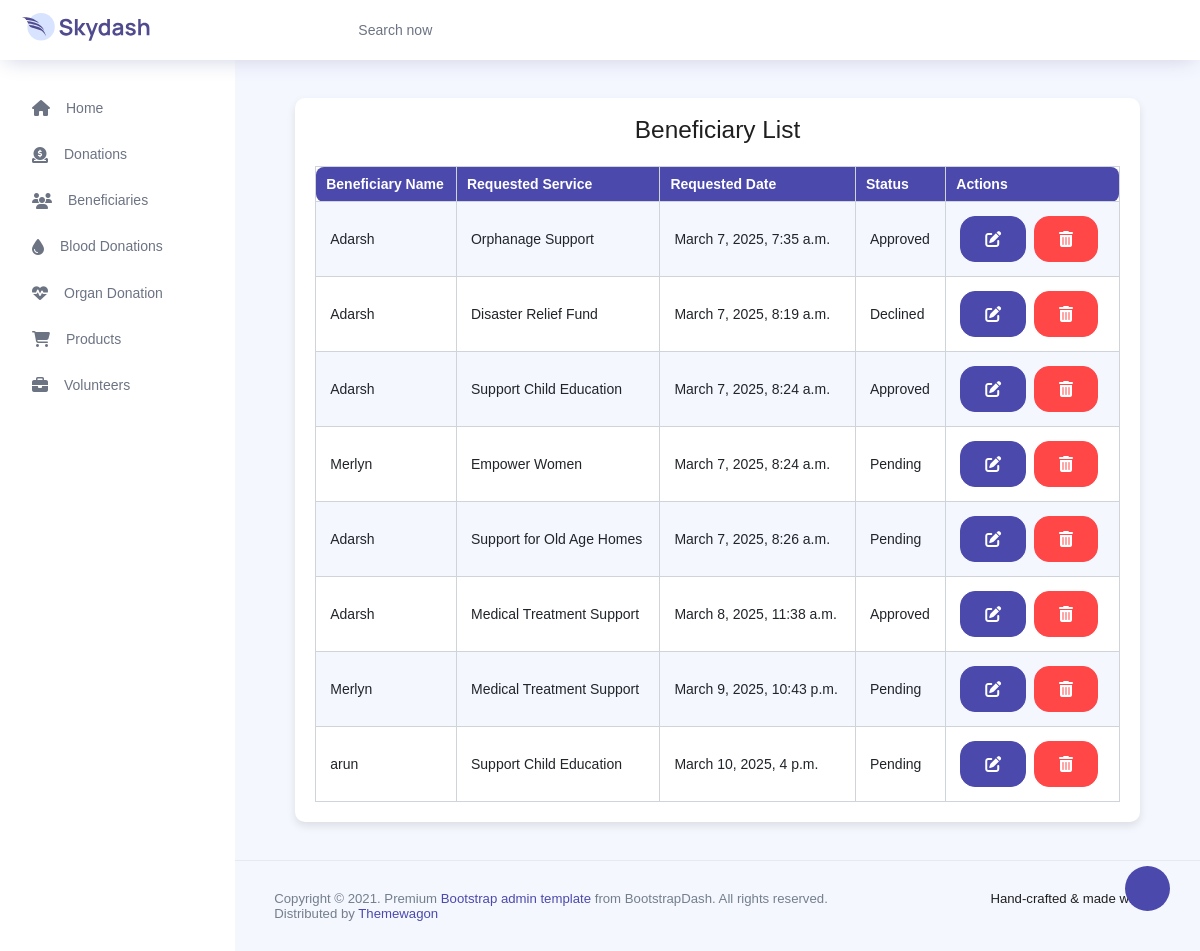
/donation/view_beneficiaries/, run on an earlier commit of the app's database.
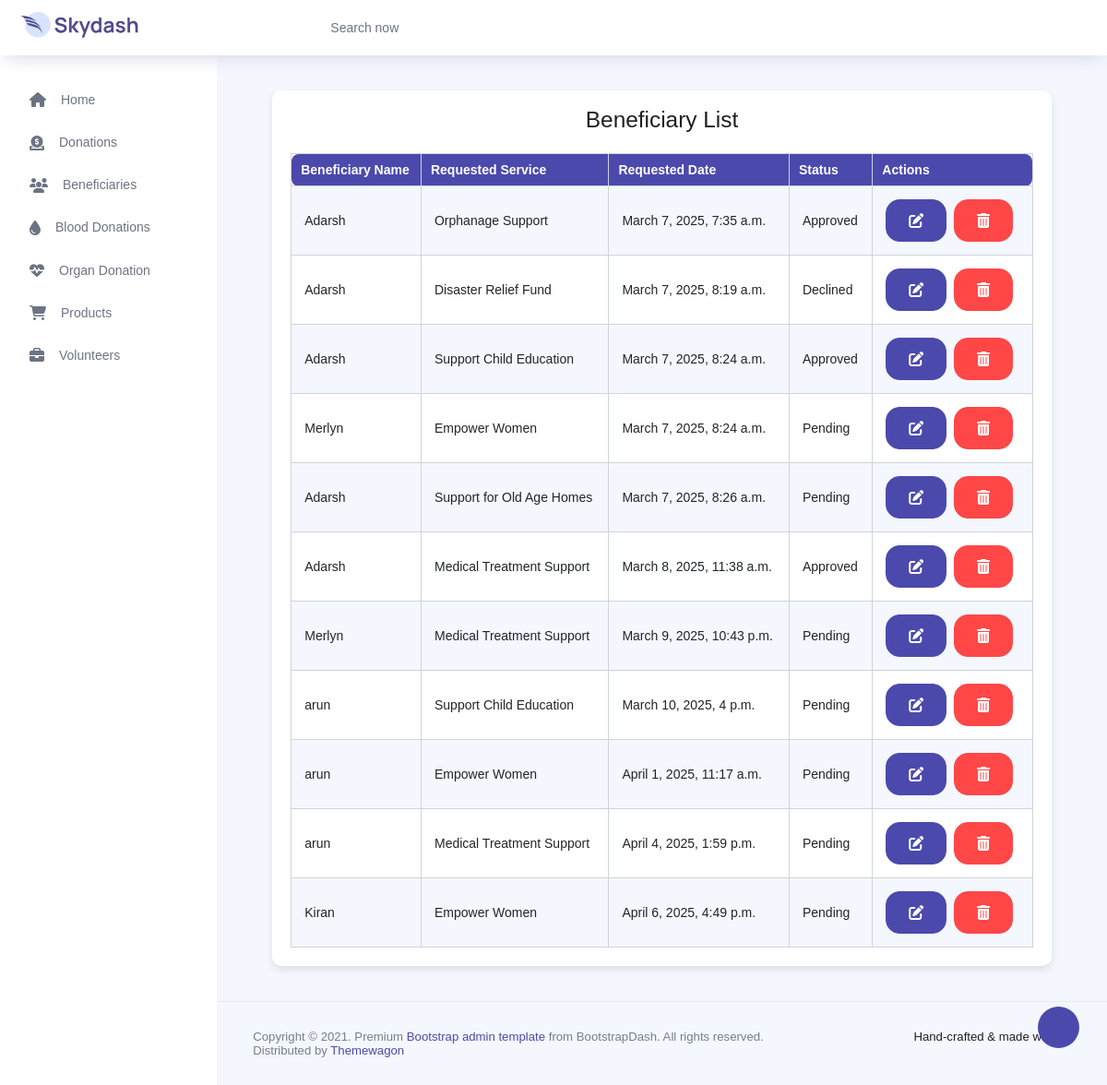
And on a later commit of the database.
### frontendapp/models.py (models this page shows, shortened)
class ServiceRequest(models.Model):
    STATUS_CHOICES = [
        ("Pending", "Pending"),
        ("Approved", "Approved"),
        ("Rejected", "Rejected"),
    ]
    username = models.CharField(max_length=255)
    category = models.CharField(max_length=255)
    request_date = models.DateTimeField(default=now)
    status = models.CharField(max_length=20, choices=STATUS_CHOICES, default="Pending")

### backendapp/views.py (the view)
# urls.py: path('view_beneficiaries/', views.view_beneficiaries, name='view_beneficiaries'),
def view_beneficiaries(request):
    beneficiaries = ServiceRequest.objects.all()
    return render(request, 'view_beneficiaries.html', {'beneficiaries': beneficiaries})

### backendapp/templates/view_beneficiaries.html (shortened to what this page needs)
{% extends 'index.html' %}
{% block content %}
{% load static %}
<div class="card-container">
<div class="card">
<h3 class="text-center mb-4">Beneficiary List</h3>
<div class="table-container">
<table id="beneficiaryTable" class="table table-striped table-bordered display expandable-table">
    <thead>
    <tr>
        <th>Beneficiary Name</th>
        <th>Requested Service</th>
        <th>Requested Date</th>
        <th>Status</th>
        <th>Actions</th>
    </tr>
    </thead>
    <tbody>
    {% for i in beneficiaries %}
        <tr>
        <td>{{ i.username }}</td>
        <td>{{ i.category }}</td>
        <td>{{i.request_date}}</td>
        <td>{{ i.status }}</td>
        <td>
            <a href="#" class="btn btn-primary" title="Edit"
            onclick="confirmEdit('{% url 'edit_beneficiary' i.id %}')">
                <i class="fas fa-edit"></i>
            </a>&nbsp;
            <a href="#" class="btn btn-danger" title="Delete"
            onclick="confirmDelete('{% url 'delete_beneficiary' i.id %}')">
                <i class="fas fa-trash-alt"></i>
            </a>&nbsp;
        </td>
    </tr>
    {% endfor %}
    </tbody>
</table>
</div>
</div>
</div>
{% endblock %}

What changed in the data, as far as the page shows it:
added ServiceRequest: username "arun", category "Empower Women", request_date "April 1, 2025, 11:17 a.m.", status "Pending"
added ServiceRequest: username "arun", category "Medical Treatment Support", request_date "April 4, 2025, 1:59 p.m.", status "Pending"
added ServiceRequest: username "Kiran", category "Empower Women", request_date "April 6, 2025, 4:49 p.m.", status "Pending"
